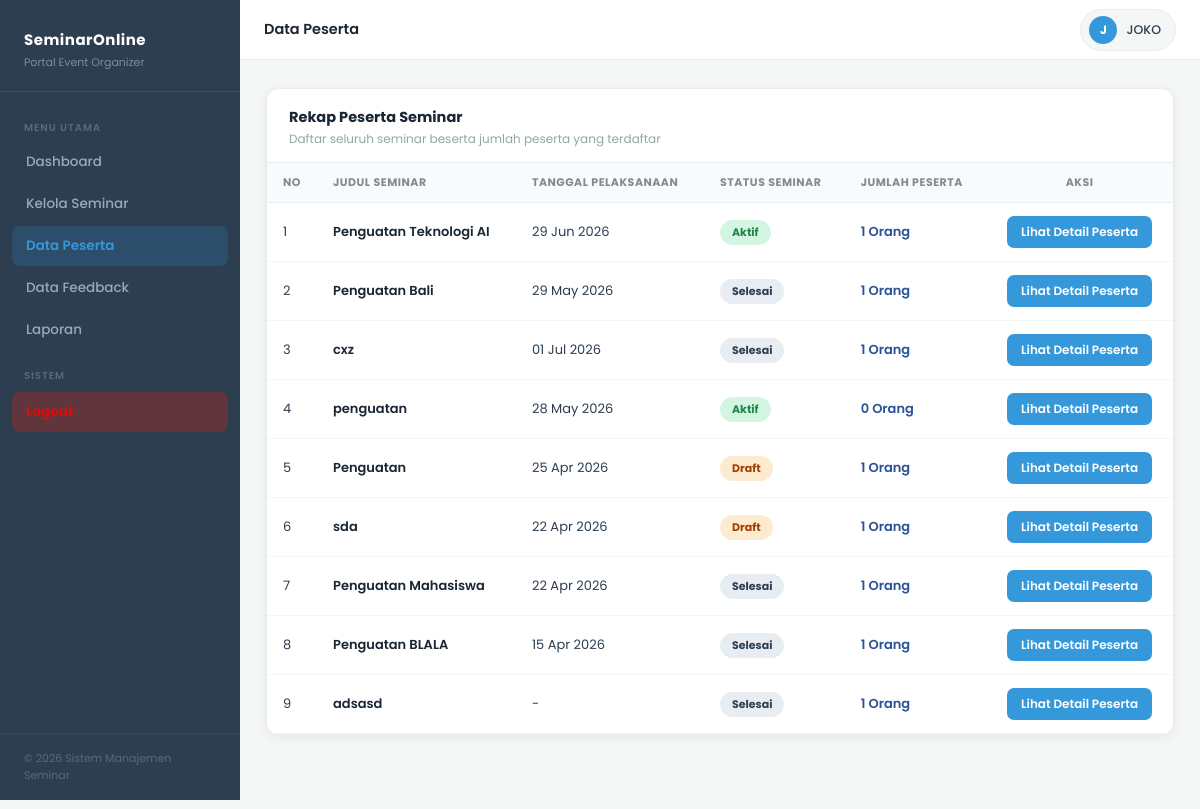
/data_peserta.php (signed in), run on the app's committed database.
### tables this page shows
CREATE TABLE `users` (
  `id` int(11) NOT NULL,
  `nama` varchar(100) NOT NULL,
  `email` varchar(100) NOT NULL,
  `password` varchar(255) NOT NULL,
  `role` enum('admin','eo','klien','narasumber','peserta') NOT NULL,
  `no_hp` varchar(20) NOT NULL,
  `foto_profil` varchar(255) NOT NULL,
  `created_at` timestamp NOT NULL DEFAULT current_timestamp()
);

CREATE TABLE `seminar` (
  `seminar_id` int(11) NOT NULL,
  `kontrak_id` int(11) DEFAULT NULL,
  `eo_id` int(11) NOT NULL,
  `narasumber_id` int(11) NOT NULL,
  `judul_seminar` varchar(200) NOT NULL,
  `deskripsi` text DEFAULT NULL,
  `kategori` varchar(100) DEFAULT NULL,
  `kuota` int(11) DEFAULT NULL,
  `biaya` decimal(10,2) DEFAULT NULL,
  `metode` enum('online','offline') DEFAULT 'online',
  `jam_mulai` time NOT NULL,
  `jam_selesai` time NOT NULL,
  `platform` varchar(200) NOT NULL,
  `gambar` mediumblob NOT NULL,
  `link_meeting` varchar(255) DEFAULT NULL,
  `status` enum('draft','aktif','selesai') DEFAULT 'draft',
  `undangan_status` enum('menunggu','diterima','ditolak') NOT NULL DEFAULT 'menunggu',
  `alasan_tolak` text DEFAULT NULL,
  `created_at` timestamp NOT NULL DEFAULT current_timestamp(),
  `tanggal` varchar(20) NOT NULL
);

### data_peserta.php (the view, shortened to what this page needs)
<?php
include "config.php";
$eo_id = $_SESSION['id'];
$nama_eo = mysqli_fetch_assoc(mysqli_query($conn, "SELECT nama FROM users WHERE id=$eo_id"))['nama'];
$foto_user = $_SESSION['foto_profil'] ?? null;
$seminar = mysqli_query($conn, "
    SELECT s.seminar_id, s.judul_seminar, s.tanggal, s.status,
           COUNT(p.id) as total_peserta
    FROM seminar s
    LEFT JOIN pendaftaran p ON s.seminar_id = p.seminar_id
    WHERE s.eo_id = $eo_id
    GROUP BY s.seminar_id
    ORDER BY s.seminar_id DESC
");
?>
<!DOCTYPE html>
<html lang="id">
<head>
</head>
<body>
    <nav class="sidebar" id="sidebar">
        <div class="sidebar-brand">
            <h3>SeminarOnline</h3>
            <p>Portal Event Organizer</p>
        </div>
        <div class="sidebar-nav">
            <span class="nav-label">Menu Utama</span>
            <a href="dashboardeo.php">Dashboard</a>
            <a href="seminar.php">Kelola Seminar</a>
            <a href="data_peserta.php" class="active">Data Peserta</a>
            <a href="feedback_eo.php">Data Feedback</a>
            <a href="buat_laporan.php">Laporan</a>
            <span class="nav-label" style="margin-top:18px">Sistem</span>
            <a href="logout.php" class="logout">Logout</a>
        </div>
        <div class="sidebar-footer">&copy; 2026 Sistem Manajemen Seminar</div>
    </nav>
    <div class="topbar" id="topbar">
        <div class="topbar-left">
            <span class="topbar-title">Data Peserta</span>
        </div>
        <div class="user-pill">
            <div class="user-avatar">
                <?php if ($foto_user): ?>
                    <img src="upload/foto_profil/<?= htmlspecialchars($foto_user) ?>">
                <?php else: ?>
                    <?= mb_strtoupper(mb_substr($nama_eo, 0, 1)) ?>
                <?php endif; ?>
            </div>
            <?= htmlspecialchars($nama_eo) ?>
        </div>
    </div>
    <div class="main" id="main">
        <div class="content">
            <div class="table-card">
                <div class="card-head">
                    <div>
                        <h3>Rekap Peserta Seminar</h3>
                        <p>Daftar seluruh seminar beserta jumlah peserta yang terdaftar</p>
                    </div>
                </div>
                <div class="tbl-wrap">
                    <table>
                        <thead>
                            <tr>
                                <th style="width: 50px;">No</th>
                                <th>Judul Seminar</th>
                                <th>Tanggal Pelaksanaan</th>
                                <th>Status Seminar</th>
                                <th>Jumlah Peserta</th>
                                <th style="text-align: center;">Aksi</th>
                            </tr>
                        </thead>
                        <tbody>
                            <?php $no = 1;
                            while ($s = mysqli_fetch_assoc($seminar)):
                                $status_class = 'badge-draft';
                                if ($s['status'] == 'aktif')
                                    $status_class = 'badge-aktif';
                                elseif ($s['status'] == 'selesai')
                                    $status_class = 'badge-selesai';
                                ?>
                                <tr>
                                    <td><?= $no++; ?></td>
                                    <td>
                                        <div class="td-title"
                                            style="max-width:300px; white-space:nowrap; overflow:hidden; text-overflow:ellipsis;"
                                            title="<?= htmlspecialchars($s['judul_seminar']) ?>">
                                            <?= htmlspecialchars($s['judul_seminar']); ?>
                                        </div>
                                    </td>
                                    <td><?= $s['tanggal'] ? date('d M Y', strtotime($s['tanggal'])) : '-'; ?></td>
                                    <td>
                                        <span class="tbl-badge <?= $status_class ?>">
                                            <?= ucfirst($s['status']); ?>
                                        </span>
                                    </td>
                                    <td style="font-weight: 600; color: #2a5298;">
                                        <?= $s['total_peserta']; ?> Orang
                                    </td>
                                    <td style="text-align: center;">
                                        <a href="detail_peserta.php?id=<?= $s['seminar_id']; ?>" class="btn-detail-sm">Lihat
                                            Detail Peserta</a>
                                    </td>
                                </tr>
                            <?php endwhile; ?>
                        </tbody>
                    </table>
                </div>
            </div>
        </div>
    </div>
</body>
</html>

### data_peserta.php (style rules this page uses)
* { margin: 0; padding: 0; box-sizing: border-box; }
body { font-family: 'Poppins', sans-serif; background: #f4f7f6; color: #1a2634; min-height: 100vh; -webkit-font-smoothing: antialiased; }
a { text-decoration: none; color: inherit; }
.sidebar { position: fixed; left: 0; top: 0; width: 240px; height: 100vh; background: #2c3e50; display: flex; flex-direction: column; z-index: 100; transition: transform 0.3s ease; }
.sidebar-brand { padding: 28px 24px 20px; border-bottom: 1px solid rgba(255, 255, 255, .08); }
.sidebar-brand h3 { color: #fff; font-size: 15px; font-weight: 700; letter-spacing: .5px; }
.sidebar-brand p { color: #7f8c9a; font-size: 11px; margin-top: 3px; }
.sidebar-nav { flex: 1; padding: 16px 12px; }
.nav-label { color: #5a6a78; font-size: 10px; font-weight: 600; letter-spacing: 1px; text-transform: uppercase; padding: 0 12px; margin: 12px 0 6px; display: block; }
.sidebar-nav a { display: flex; align-items: center; gap: 10px; color: #9baab7; padding: 10px 14px; border-radius: 8px; font-size: 13.5px; font-weight: 500; margin-bottom: 2px; transition: all .2s; }
.sidebar-nav a.active { background: rgba(52, 152, 219, .18); color: #3498db; font-weight: 600; }
.sidebar-nav a.logout { background: rgba(241, 27, 3, 0.26); color: #da0d0d; margin-top: 8px; font-weight: bold; }
.sidebar-footer { padding: 16px 24px; border-top: 1px solid rgba(255, 255, 255, .06); font-size: 11px; color: #5a6a78; }
.topbar { position: fixed; top: 0; right: 0; left: 240px; height: 60px; background: #fff; border-bottom: 1px solid #e8edf2; display: flex; align-items: center; justify-content: space-between; padding: 0 24px; z-index: 80; transition: left .3s; }
.topbar-left { display: flex; align-items: center; gap: 14px; }
.topbar-title { font-size: 14.5px; font-weight: 600; color: #1a2634; }
.user-pill { display: flex; align-items: center; gap: 9px; background: #f4f7f6; border: 1px solid #e8edf2; border-radius: 24px; padding: 6px 14px 6px 8px; font-size: 12.5px; font-weight: 500; color: #2c3e50; }
.user-avatar { width: 28px; height: 28px; border-radius: 50%; background: #3498db; display: flex; align-items: center; justify-content: center; font-size: 12px; font-weight: 700; color: #fff; flex-shrink: 0; overflow: hidden; }
.main { margin-left: 240px; padding-top: 60px; min-height: 100vh; transition: margin-left .3s; }
.content { padding: 28px 26px 48px; }
.table-card { background: #fff; border-radius: 12px; box-shadow: 0 2px 12px rgba(0, 0, 0, .07); border: 1px solid #e8edf2; overflow: hidden; margin-bottom: 26px; }
.card-head { padding: 18px 22px 14px; border-bottom: 1px solid #e8edf2; display: flex; align-items: center; justify-content: space-between; }
.card-head h3 { font-size: 14.5px; font-weight: 700; color: #1a2634; }
.card-head p { font-size: 12px; color: #95a5a6; margin-top: 2px; }
.tbl-wrap { overflow-x: auto; }
table { width: 100%; border-collapse: collapse; }
thead tr { background: #f8fafc; }
th { padding: 11px 16px; text-align: left; font-size: 11px; font-weight: 700; color: #7f8c8d; letter-spacing: .5px; text-transform: uppercase; border-bottom: 1px solid #e8edf2; white-space: nowrap; }
td { padding: 13px 16px; font-size: 13px; color: #2c3e50; border-bottom: 1px solid #f4f7f6; }
.td-title { font-weight: 600; color: #1a2634; }
.tbl-badge { display: inline-block; padding: 4px 12px; border-radius: 20px; font-size: 11px; font-weight: 700; }
.badge-aktif { background: #d5f5e3; color: #1e8449; }
.badge-draft { background: #fdebd0; color: #a04000; }
.badge-selesai { background: #e8edf2; color: #2c3e50; }
.btn-detail-sm { background: #3498db; color: #fff; border: none; border-radius: 7px; padding: 7px 14px; font-size: 12px; font-weight: 600; cursor: pointer; display: inline-block; transition: background .18s; font-family: 'Poppins', sans-serif; }

### data on the page
users: nama "J", nama "JOKO"
seminar: judul_seminar "Penguatan Teknologi AI", tanggal "29 Jun 2026", status "Aktif", total_peserta "1"
seminar: judul_seminar "Penguatan Bali", tanggal "29 May 2026", status "Selesai", total_peserta "1"
seminar: judul_seminar "cxz", tanggal "01 Jul 2026", status "Selesai", total_peserta "1"
seminar: judul_seminar "penguatan", tanggal "28 May 2026", status "Aktif", total_peserta "0"
seminar: judul_seminar "Penguatan", tanggal "25 Apr 2026", status "Draft", total_peserta "1"
seminar: judul_seminar "sda", tanggal "22 Apr 2026", status "Draft", total_peserta "1"
seminar: judul_seminar "Penguatan Mahasiswa", tanggal "22 Apr 2026", status "Selesai", total_peserta "1"
seminar: judul_seminar "Penguatan BLALA", tanggal "15 Apr 2026", status "Selesai", total_peserta "1"
seminar: judul_seminar "adsasd", status "Selesai", total_peserta "1"
